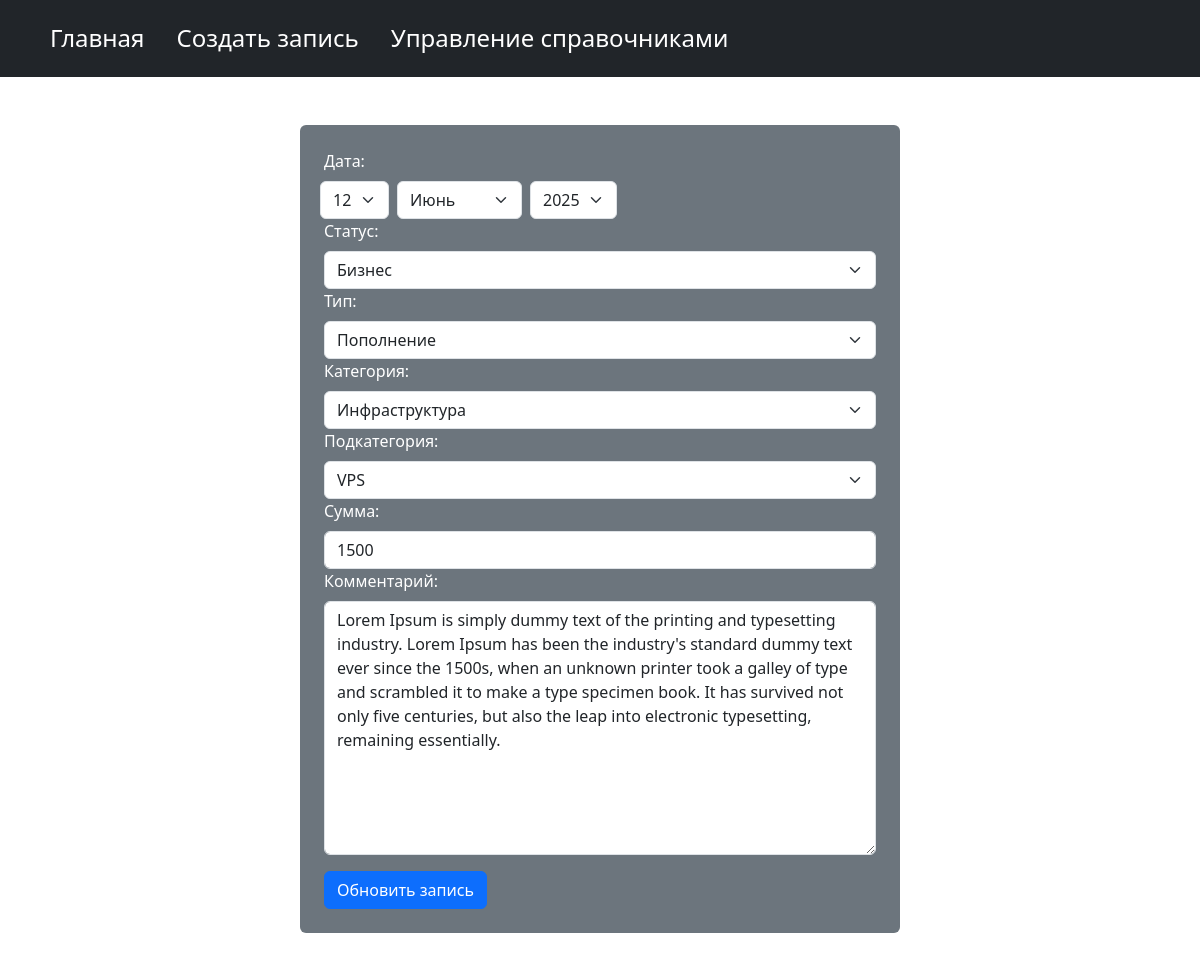
Page /update_transact/2 on the committed database.
### cashflow/models.py (models this page shows, shortened)
class Transaction(models.Model):
    date_created = models.DateField(default=date.today,
                                    null=True,
                                    verbose_name='Дата создания записи',
                                    )
    status_act = models.ForeignKey('StatusAction',
                                   blank=True,
                                   null=True,
                                   on_delete=models.SET_NULL,
                                   verbose_name='Статус',
                                   )
    type_act = models.ForeignKey('TypeAction',
                                 null=True,
                                 on_delete=models.SET_NULL,
                                 verbose_name='Тип',
                                 )
    category_act = ChainedForeignKey('CategoryAction',
                                     chained_field='type_act',
                                     chained_model_field='type_act',
                                     show_all=False,
                                     auto_choose=False,
                                     null=True,
                                     on_delete=models.SET_NULL,
                                     verbose_name='Категория',
                                     )
    subcategory_act = ChainedForeignKey('SubcategoryAction',
                                        chained_field='category_act',
                                        chained_model_field='category_act',
                                        show_all=False,
                                        auto_choose=False,
                                        null=True,
                                        on_delete=models.SET_NULL,
                                        verbose_name='Подкатегория',
                                        )
    amount = models.PositiveIntegerField(verbose_name='Сумма')
    comment = models.TextField(blank=True, verbose_name='Комментарий')
    class Meta:
        verbose_name = 'Транзакция'
        verbose_name_plural = 'Транзакции'

### cashflow/views.py (the view)
class TransactUpdateView(UpdateView):
    model = Transaction
    form_class = TransactCreateUpdateForm
    template_name = 'cashflow/transaction/update_transact.html'
    success_url = reverse_lazy('cashflow:main')

### cashflow/models.py (called while the page is built)
    def __str__(self):
        return self.name

    def __str__(self):
        return self.name

    def __str__(self):
        return self.name

    def __str__(self):
        return self.name

### cashflow/templates/cashflow/transaction/update_transact.html (shortened to what this page needs)
{% extends 'cashflow/base.html' %}
{% block content %}
<div class="container bg-secondary rounded mt-5 mb-5 p-4 w-50">
	<form method="post">
		<div class="">
			<label class="form-label text-white">Дата:</label>
			<div class="row ps-2 pe-2">{{ form.date_created }}</div>
		</div>
		<div class="">
			<label class="form-label text-white">Статус:</label>
			{{ form.status_act }}
		</div>
		<div class="">
			<label class="form-label text-white">Тип:</label>
			{{ form.type_act }}
		</div>
		<div class="">
			<label class="form-label text-white">Категория:</label>
			{{ form.category_act }}
		</div>
		<div class="">
			<label class="form-label text-white">Подкатегория:</label>
			{{ form.subcategory_act }}
		</div>
		<div class="">
			<label class="form-label text-white">Сумма:</label>
			{{ form.amount }}
		</div>
		<div class="">
			<label class="form-label text-white">Комментарий:</label>
			{{ form.comment }}
		</div>
		<button type="submit" class="btn btn-primary mt-3">Обновить запись</button>
	</form>
</div>
{% endblock %}

### rows in the picture
Transaction: status_act "Бизнес", type_act "Пополнение", category_act "Инфраструктура", subcategory_act "VPS", amount "1500", comment "Lorem Ipsum is simply dummy text of the printing and typesetting industry. Lorem Ipsum has been the industry's standard dummy text ever since the 1500s, when an unknown printer took a galley of type and scrambled it to make a type specimen book. It has survived not only five centuries, but also the leap into electronic typesetting, remaining essentially."
